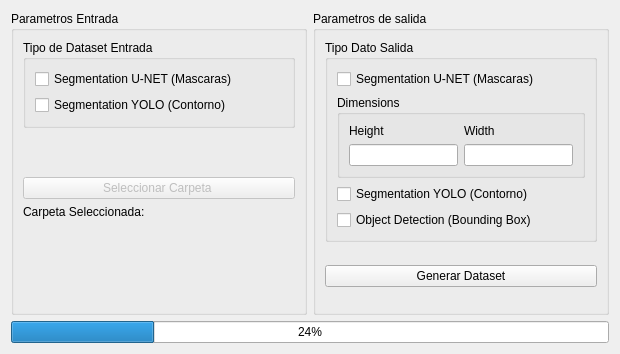
<?xml version="1.0" encoding="UTF-8"?>
<ui version="4.0">
 <class>DatasetConverter</class>
 <widget class="QWidget" name="DatasetConverter">
  <property name="geometry">
   <rect>
    <x>0</x>
    <y>0</y>
    <width>620</width>
    <height>354</height>
   </rect>
  </property>
  <property name="sizePolicy">
   <sizepolicy hsizetype="Fixed" vsizetype="Fixed">
    <horstretch>0</horstretch>
    <verstretch>0</verstretch>
   </sizepolicy>
  </property>
  <property name="maximumSize">
   <size>
    <width>620</width>
    <height>354</height>
   </size>
  </property>
  <property name="windowTitle">
   <string>Form</string>
  </property>
  <layout class="QGridLayout" name="gridLayout">
   <item row="0" column="0">
    <layout class="QHBoxLayout" name="horizontalLayout" stretch="1,1">
     <item>
      <layout class="QVBoxLayout" name="verticalLayout_2">
       <item>
        <widget class="QGroupBox" name="groupBox">
         <property name="sizePolicy">
          <sizepolicy hsizetype="Preferred" vsizetype="Preferred">
           <horstretch>0</horstretch>
           <verstretch>0</verstretch>
          </sizepolicy>
         </property>
         <property name="title">
          <string>Parametros Entrada</string>
         </property>
         <layout class="QVBoxLayout" name="verticalLayout" stretch="2,1,2,0,0,0,1">
          <item>
           <widget class="QGroupBox" name="groupBox_3">
            <property name="title">
             <string>Tipo de Dataset Entrada</string>
            </property>
            <layout class="QVBoxLayout" name="verticalLayout_3">
             <item>
              <widget class="QCheckBox" name="checkBox_InputUnet">
               <property name="text">
                <string>Segmentation U-NET (Mascaras)</string>
               </property>
              </widget>
             </item>
             <item>
              <widget class="QCheckBox" name="checkBox_InputYolo">
               <property name="text">
                <string>Segmentation YOLO (Contorno)</string>
               </property>
              </widget>
             </item>
            </layout>
           </widget>
          </item>
          <item>
           <spacer name="verticalSpacer_3">
            <property name="orientation">
             <enum>Qt::Vertical</enum>
            </property>
            <property name="sizeHint" stdset="0">
             <size>
              <width>20</width>
              <height>40</height>
             </size>
            </property>
           </spacer>
          </item>
          <item>
           <widget class="QPushButton" name="pushButton_Navegador">
            <property name="enabled">
             <bool>false</bool>
            </property>
            <property name="text">
             <string>Seleccionar Carpeta </string>
            </property>
           </widget>
          </item>
          <item>
           <widget class="QLabel" name="label">
            <property name="text">
             <string>Carpeta Seleccionada:</string>
            </property>
           </widget>
          </item>
          <item>
           <widget class="QLabel" name="label_folderSelect">
            <property name="sizePolicy">
             <sizepolicy hsizetype="Fixed" vsizetype="Preferred">
              <horstretch>0</horstretch>
              <verstretch>0</verstretch>
             </sizepolicy>
            </property>
            <property name="text">
             <string/>
            </property>
           </widget>
          </item>
          <item>
           <widget class="QLabel" name="label_filesCount">
            <property name="sizePolicy">
             <sizepolicy hsizetype="Fixed" vsizetype="Preferred">
              <horstretch>0</horstretch>
              <verstretch>0</verstretch>
             </sizepolicy>
            </property>
            <property name="text">
             <string/>
            </property>
           </widget>
          </item>
          <item>
           <spacer name="verticalSpacer_4">
            <property name="orientation">
             <enum>Qt::Vertical</enum>
            </property>
            <property name="sizeHint" stdset="0">
             <size>
              <width>20</width>
              <height>40</height>
             </size>
            </property>
           </spacer>
          </item>
         </layout>
        </widget>
       </item>
      </layout>
     </item>
     <item>
      <layout class="QHBoxLayout" name="horizontalLayout_2">
       <item>
        <widget class="QGroupBox" name="groupBox_2">
         <property name="title">
          <string>Parametros de salida</string>
         </property>
         <layout class="QVBoxLayout" name="verticalLayout_5" stretch="2,1,2,1">
          <item>
           <widget class="QGroupBox" name="groupBox_5">
            <property name="title">
             <string>Tipo Dato Salida</string>
            </property>
            <layout class="QVBoxLayout" name="verticalLayout_6" stretch="2,1,2,2">
             <item>
              <widget class="QCheckBox" name="checkBox_outputUnet">
               <property name="text">
                <string>Segmentation U-NET (Mascaras)</string>
               </property>
              </widget>
             </item>
             <item>
              <widget class="QGroupBox" name="groupBox_4">
               <property name="title">
                <string>Dimensions</string>
               </property>
               <layout class="QGridLayout" name="gridLayout_2">
                <item row="0" column="0">
                 <widget class="QLabel" name="label_2">
                  <property name="text">
                   <string>Height</string>
                  </property>
                 </widget>
                </item>
                <item row="0" column="1">
                 <widget class="QLabel" name="label_3">
                  <property name="text">
                   <string>Width</string>
                  </property>
                 </widget>
                </item>
                <item row="1" column="0">
                 <widget class="QLineEdit" name="lineEdit_Height"/>
                </item>
                <item row="1" column="1">
                 <widget class="QLineEdit" name="lineEdit_Width"/>
                </item>
               </layout>
              </widget>
             </item>
             <item>
              <widget class="QCheckBox" name="checkBox_outputYolo">
               <property name="text">
                <string>Segmentation YOLO (Contorno)</string>
               </property>
              </widget>
             </item>
             <item>
              <widget class="QCheckBox" name="checkBox_outputBounding">
               <property name="text">
                <string>Object Detection (Bounding Box)</string>
               </property>
              </widget>
             </item>
            </layout>
           </widget>
          </item>
          <item>
           <spacer name="verticalSpacer">
            <property name="orientation">
             <enum>Qt::Vertical</enum>
            </property>
            <property name="sizeHint" stdset="0">
             <size>
              <width>20</width>
              <height>40</height>
             </size>
            </property>
           </spacer>
          </item>
          <item>
           <widget class="QPushButton" name="pushButton_Generar">
            <property name="enabled">
             <bool>true</bool>
            </property>
            <property name="text">
             <string>Generar Dataset</string>
            </property>
           </widget>
          </item>
          <item>
           <spacer name="verticalSpacer_2">
            <property name="orientation">
             <enum>Qt::Vertical</enum>
            </property>
            <property name="sizeHint" stdset="0">
             <size>
              <width>20</width>
              <height>40</height>
             </size>
            </property>
           </spacer>
          </item>
         </layout>
        </widget>
       </item>
      </layout>
     </item>
    </layout>
   </item>
   <item row="1" column="0">
    <widget class="QProgressBar" name="progressBar">
     <property name="value">
      <number>24</number>
     </property>
    </widget>
   </item>
  </layout>
 </widget>
 <resources/>
 <connections/>
</ui>
